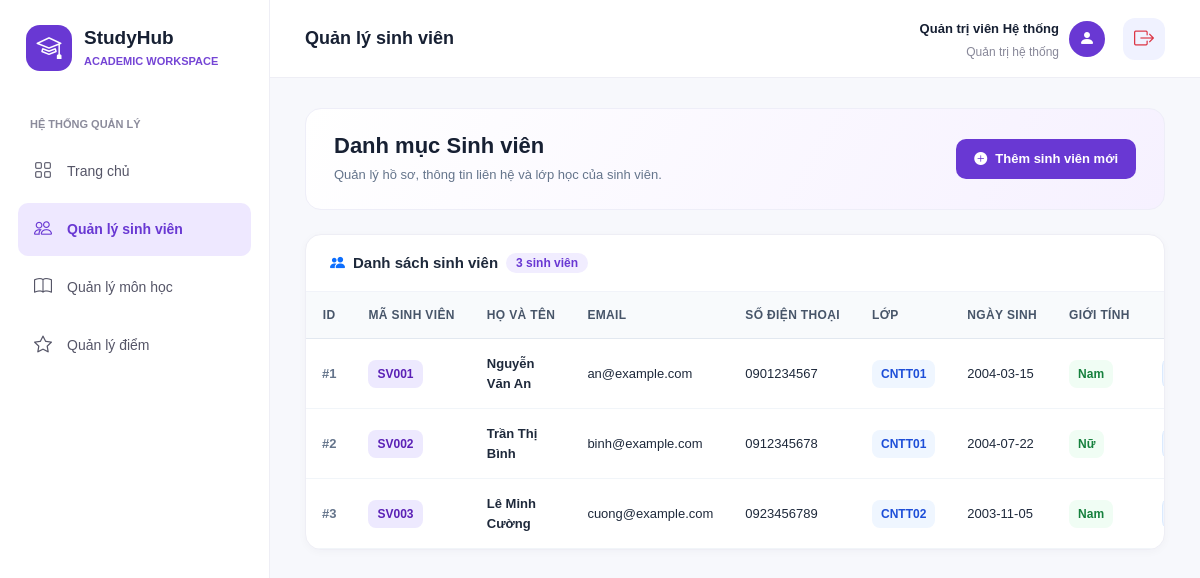
The app's page /public/index.php?controller=student&action=index (signed in) with its own data.
### tables this page shows
CREATE TABLE IF NOT EXISTS students (
  id            INT(11)      NOT NULL AUTO_INCREMENT,
  student_code  VARCHAR(50)  NOT NULL,
  full_name     VARCHAR(100) NOT NULL,
  email         VARCHAR(100) DEFAULT NULL,
  phone         VARCHAR(20)  DEFAULT NULL,
  class_name    VARCHAR(50)  DEFAULT NULL,
  date_of_birth DATE         DEFAULT NULL,
  gender        VARCHAR(10)  DEFAULT NULL,
    PRIMARY KEY (id),
  UNIQUE KEY student_code (student_code)
);

### app/controllers/StudentController.php (called while the page is built, shortened)
<?php
require_once APP_ROOT . '/app/services/StudentService.php';
class StudentController
{
    public function index()
    {
        $studentService = new StudentService();
        $students = $studentService->getAllStudents();
        include APP_ROOT . '/app/views/student/index.php';
    }
}

### app/services/StudentService.php (called while the page is built, shortened)
<?php
require_once APP_ROOT . '/app/models/Student.php';
class StudentService
{
    private function getConn()
    {
        $dbConnection = new DbConnection();
        return $dbConnection->getConnection();
    }
    private function rowToStudent($row)
    {
        return new Student(
            $row['id'],
            $row['student_code'],
            $row['full_name'],
            $row['email'],
            $row['phone'],
            $row['class_name'],
            $row['date_of_birth'],
            $row['gender']
        );
    }
    public function getAllStudents()
    {
        $students = [];
        $conn = $this->getConn();
        if ($conn != null) {
            $stmt = $conn->query("SELECT * FROM students ORDER BY id ASC");
            if ($stmt) {
                while ($row = $stmt->fetch(PDO::FETCH_ASSOC)) {
                    $students[] = $this->rowToStudent($row);
                }
            }
        }
        return $students;
    }
}

### app/models/Student.php (called while the page is built, shortened)
<?php
class Student {
    private $id;
    private $student_code;
    private $full_name;
    private $email;
    private $phone;
    private $class_name;
    private $date_of_birth;
    private $gender;
    public function __construct($id, $student_code, $full_name, $email, $phone, $class_name, $date_of_birth, $gender) {
        $this->id = $id;
        $this->student_code = $student_code;
        $this->full_name = $full_name;
        $this->email = $email;
        $this->phone = $phone;
        $this->class_name = $class_name;
        $this->date_of_birth = $date_of_birth;
        $this->gender = $gender;
    }
    public function getId() { return $this->id; }
    public function getStudentCode() { return $this->student_code; }
    public function getFullName() { return $this->full_name; }
    public function getEmail() { return $this->email; }
    public function getPhone() { return $this->phone; }
    public function getClassName() { return $this->class_name; }
    public function getDateOfBirth() { return $this->date_of_birth; }
    public function getGender() { return $this->gender; }
}

### app/views/student/index.php (the view, shortened to what this page needs)
<!DOCTYPE html>
<html lang="vi">
<head>
    <link href="https://cdn.jsdelivr.net/npm/bootstrap@5.3.3/dist/css/bootstrap.min.css" rel="stylesheet">
    <link rel="stylesheet" href="https://cdn.jsdelivr.net/npm/bootstrap-icons@1.11.3/font/bootstrap-icons.min.css">
    <link rel="stylesheet" href="asset/css/style.css">
    <link rel="stylesheet" href="asset/css/student.css">
</head>
<body>
    <div class="dashboard">
        <aside class="sidebar">
            <a href="?controller=home" class="logo">
                <div class="logo-icon">
                    <i class="bi bi-mortarboard"></i>
                </div>
                <div class="logo-text">
                    <h4>StudyHub</h4>
                    <p>ACADEMIC WORKSPACE</p>
                </div>
            </a>
            <p class="menu-title">HỆ THỐNG QUẢN LÝ</p>
            <nav class="menu-links">
                <a href="?controller=home" class="menu-link">
                    <i class="bi bi-grid"></i>
                    <span>Trang chủ</span>
                </a>
                <a href="?controller=student&action=index" class="menu-link active">
                    <i class="bi bi-people"></i>
                    <span>Quản lý sinh viên</span>
                </a>
                <a href="?controller=subject&action=index" class="menu-link">
                    <i class="bi bi-book"></i>
                    <span>Quản lý môn học</span>
                </a>
                <a href="?controller=grade&action=index" class="menu-link">
                    <i class="bi bi-star"></i>
                    <span>Quản lý điểm</span>
                </a>
            </nav>
        </aside>
        <div class="main-area">
            <header class="top-header">
                <h5 class="header-title">Quản lý sinh viên</h5>
                <div class="header-right">
                    <div class="user-info">
                        <div class="text-end">
                            <strong>
                                <?= htmlspecialchars($_SESSION['user_name'] ?? 'Quản trị viên') ?>
                            </strong>
                            <p>
                                <?= (isset($_SESSION['user_role']) && $_SESSION['user_role'] === 'student')
                                    ? 'Sinh viên'
                                    : ((isset($_SESSION['user_role']) && $_SESSION['user_role'] === 'teacher')
                                        ? 'Giảng viên'
                                        : 'Quản trị hệ thống') ?>
                            </p>
                        </div>
                        <div class="user-icon">
                            <i class="bi bi-person-fill"></i>
                        </div>
                        <a href="?controller=auth&action=logout"
                            class="header-button text-danger text-decoration-none d-flex align-items-center justify-content-center ms-2"
                            title="Đăng xuất"
                            onclick="return confirm('Bạn có chắc chắn muốn đăng xuất?')">
                            <i class="bi bi-box-arrow-right fs-5"></i>
                        </a>
                    </div>
                </div>
            </header>
            <main class="content">
                <div class="page-banner">
                    <div class="page-banner-title">
                        <h2>Danh mục Sinh viên</h2>
                        <p>
                            Quản lý hồ sơ, thông tin liên hệ và lớp học của sinh viên.
                        </p>
                    </div>
                    <a href="?controller=addStudent" class="btn-add-student">
                        <i class="bi bi-plus-circle-fill"></i>
                        <span>Thêm sinh viên mới</span>
                    </a>
                </div>
                <div class="table-card">
                    <div class="table-card-header">
                        <h4 class="table-card-title">
                            <i class="bi bi-people-fill text-primary"></i>
                            <span>Danh sách sinh viên</span>
                            <span class="badge-count">
                                <?= !empty($students) ? count($students) : 0 ?> sinh viên
                            </span>
                        </h4>
                    </div>
                    <div class="table-responsive">
                        <table class="table-custom">
                            <thead>
                                <tr>
                                    <th style="text-align: center;">ID</th>
                                    <th>Mã sinh viên</th>
                                    <th>Họ và tên</th>
                                    <th>Email</th>
                                    <th>Số điện thoại</th>
                                    <th>Lớp</th>
                                    <th>Ngày sinh</th>
                                    <th>Giới tính</th>
                                    <th style="text-align: center;">Thao tác</th>
                                </tr>
                            </thead>
                            <tbody>
                                <?php if (!empty($students)): ?>
                                    <?php foreach ($students as $student): ?>
                                        <tr>
                                            <td style="text-align: center; color: #64748b; font-weight: 600;">
                                                #<?= htmlspecialchars((string)$student->getId()) ?>
                                            </td>
                                            <td>
                                                <span class="badge-code">
                                                    <?= htmlspecialchars($student->getStudentCode()) ?>
                                                </span>
                                            </td>
                                            <td style="font-weight: 600;">
                                                <?= htmlspecialchars($student->getFullName()) ?>
                                            </td>
                                            <td>
                                                <?= htmlspecialchars($student->getEmail() ?? '') ?>
                                            </td>
                                            <td>
                                                <?= htmlspecialchars($student->getPhone() ?? '') ?>
                                            </td>
                                            <td>
                                                <span class="badge-class">
                                                    <?= htmlspecialchars($student->getClassName() ?? '') ?>
                                                </span>
                                            </td>
                                            <td>
                                                <?= htmlspecialchars($student->getDateOfBirth() ?? '') ?>
                                            </td>
                                            <td>
                                                <span class="badge-gender">
                                                    <?= htmlspecialchars($student->getGender() ?? '') ?>
                                                </span>
                                            </td>
                                            <td style="text-align: center;">
                                                <div class="d-inline-flex gap-2">
                                                    <a href="?controller=editStudent&id=<?= urlencode((string)$student->getId()) ?>"
                                                        class="btn-action-edit"
                                                        title="Chỉnh sửa sinh viên">
                                                    </a>
                                                </div>
                                            </td>
                                        </tr>
                                    <?php endforeach; ?>
                                <?php endif; ?>
                            </tbody>
                        </table>
                    </div>
                </div>
            </main>
        </div>
    </div>
</body>
</html>

### public/asset/css/style.css (style rules this page uses)
* { box-sizing: border-box; }
body { margin: 0; font-family: Arial, sans-serif; background-color: #f7f8fc; color: #172033; }
.dashboard { display: flex; min-height: 100vh; }
.sidebar { width: 270px; min-width: 270px; background-color: #ffffff; border-right: 1px solid #eeeeF5; display: flex; flex-direction: column; padding: 25px 18px; }
.logo { display: flex; align-items: center; gap: 12px; padding: 0 8px; margin-bottom: 45px; text-decoration: none; color: #172033; }
.logo-icon { width: 46px; height: 46px; background-color: #6938d3; color: white; border-radius: 14px; display: flex; justify-content: center; align-items: center; font-size: 25px; }
.logo-text h4 { font-size: 19px; font-weight: bold; margin: 0; }
.logo-text p { font-size: 11px; color: #7545d5; font-weight: bold; margin: 3px 0 0; }
.menu-title { font-size: 11px; color: #8b8b9b; font-weight: bold; margin: 0 0 12px 12px; }
.menu-link { display: flex; align-items: center; gap: 13px; padding: 13px 14px; margin-bottom: 5px; border-radius: 10px; text-decoration: none; color: #555567; font-size: 14px; transition: 0.2s; }
.menu-link i { font-size: 18px; width: 22px; text-align: center; }
.menu-link.active { background-color: #eee8ff; color: #6938d3; font-weight: bold; }
.main-area { flex: 1; min-width: 0; }
.top-header { height: 78px; background-color: #ffffff; border-bottom: 1px solid #eeeeF5; display: flex; align-items: center; justify-content: space-between; padding: 0 35px; }
.header-title { font-size: 18px; font-weight: bold; margin: 0; }
.header-right { display: flex; align-items: center; gap: 15px; }
.header-button { width: 42px; height: 42px; border: none; border-radius: 12px; background-color: #f0f2ff; color: #56566b; font-size: 18px; }
.user-info { display: flex; align-items: center; gap: 10px; }
.user-info strong { font-size: 13px; }
.user-info p { font-size: 12px; color: #888899; margin: 3px 0 0; }
.user-icon { width: 36px; height: 36px; border-radius: 50%; background-color: #6938d3; color: white; display: flex; justify-content: center; align-items: center; }
.content { padding: 30px 35px; }

### records on screen
students: id "1", student_code "SV001", full_name "Nguyễn Văn An", email "an@example.com", phone "0901234567", class_name "CNTT01", date_of_birth "2004-03-15", gender "Nam"
students: id "2", student_code "SV002", full_name "Trần Thị Bình", email "binh@example.com", phone "0912345678", class_name "CNTT01", date_of_birth "2004-07-22", gender "Nữ"
students: id "3", student_code "SV003", full_name "Lê Minh Cường", email "cuong@example.com", phone "0923456789", class_name "CNTT02", date_of_birth "2003-11-05", gender "Nam"

### other values on screen
$_SESSION['user_name'] "Quản trị viên Hệ thống"
count($students) "3"
